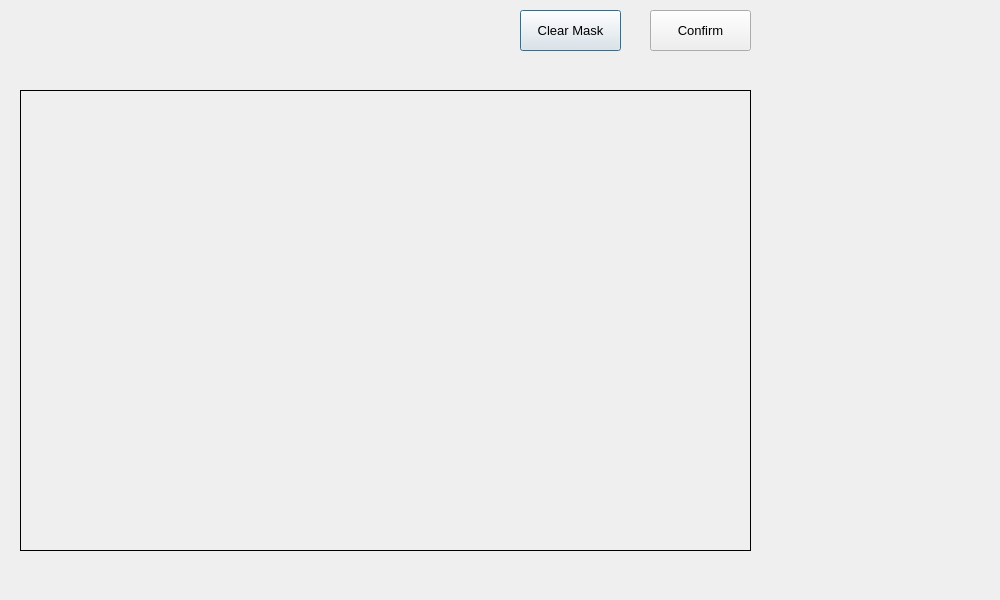
<?xml version="1.0" encoding="UTF-8"?>
<ui version="4.0">
 <class>SelectCaptureRegionDialog</class>
 <widget class="QDialog" name="SelectCaptureRegionDialog">
  <property name="geometry">
   <rect>
    <x>0</x>
    <y>0</y>
    <width>1000</width>
    <height>600</height>
   </rect>
  </property>
  <property name="windowTitle">
   <string>Select Capture Region</string>
  </property>
  <widget class="QPushButton" name="ClearMaskButton">
   <property name="geometry">
    <rect>
     <x>520</x>
     <y>10</y>
     <width>101</width>
     <height>41</height>
    </rect>
   </property>
   <property name="font">
    <font>
     <pointsize>10</pointsize>
    </font>
   </property>
   <property name="text">
    <string>Clear Mask</string>
   </property>
  </widget>
  <widget class="QPushButton" name="ConfirmButton">
   <property name="geometry">
    <rect>
     <x>650</x>
     <y>10</y>
     <width>101</width>
     <height>41</height>
    </rect>
   </property>
   <property name="font">
    <font>
     <pointsize>10</pointsize>
    </font>
   </property>
   <property name="text">
    <string>Confirm</string>
   </property>
  </widget>
  <widget class="my_qlabel" name="firstFrameLabel">
   <property name="geometry">
    <rect>
     <x>20</x>
     <y>90</y>
     <width>731</width>
     <height>461</height>
    </rect>
   </property>
   <property name="mouseTracking">
    <bool>true</bool>
   </property>
   <property name="frameShape">
    <enum>QFrame::Box</enum>
   </property>
   <property name="text">
    <string/>
   </property>
  </widget>
 </widget>
 <customwidgets>
  <customwidget>
   <class>my_qlabel</class>
   <extends>QLabel</extends>
   <header location="global">my_qlabel.h</header>
  </customwidget>
 </customwidgets>
 <resources/>
 <connections/>
</ui>
